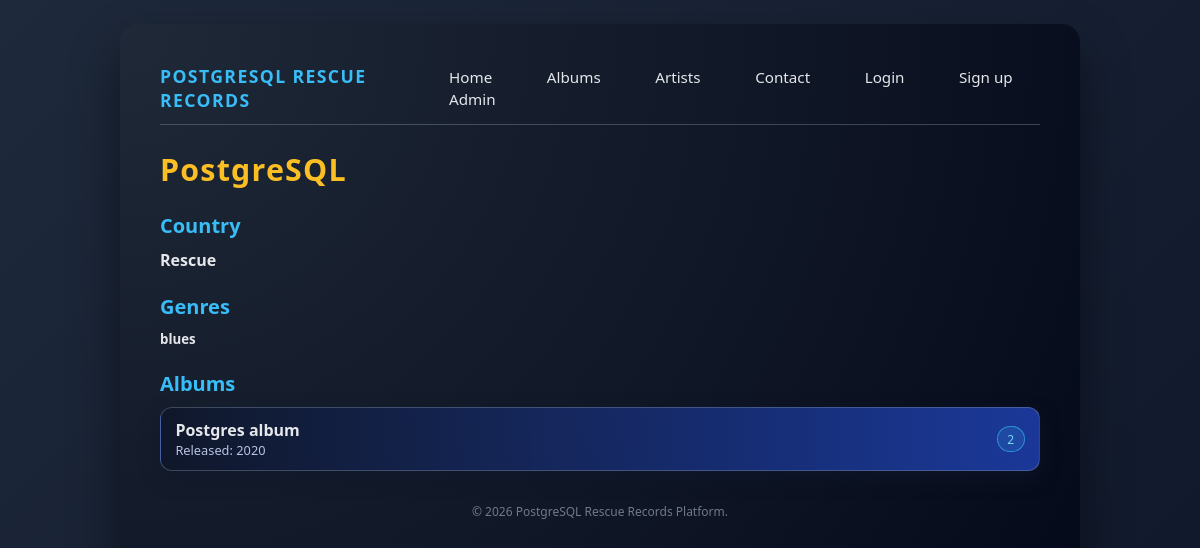
The app's page /artists/2/ with its own data.
### music_library/models.py (models this page shows, shortened)
class Artist(models.Model):
    name = models.CharField(max_length=100)
    country = models.CharField(max_length=100, blank=True)
    genre = models.ManyToManyField(Genre, related_name='Artists')

class Genre(models.Model):
    name = models.CharField(max_length=100, unique=True)

class Album(models.Model):
    artist = models.ForeignKey(Artist, on_delete=models.CASCADE, related_name='Albums')
    title = models.CharField(max_length=100)
    release_Year = models.PositiveIntegerField(blank=True, null=True)
    is_Concept_Album = models.BooleanField(default=False)

### music_library/views.py (the view)
# urls.py: path('artists/<int:pk>/', ml_views.ArtistDetailView.as_view(), name='artist_detail'),
class ArtistDetailView(DetailView):
    model = Artist
    template_name = "music_library/artist_detail.html"
    context_object_name = "artist"
    def get_queryset(self):
        return super().get_queryset().prefetch_related('genre', 'Albums')
    def get_context_data(self, **kwargs):
        context = super().get_context_data(**kwargs)
        context['albums'] = self.object.Albums.all()
        return context

### music_library/templates/music_library/artist_detail.html (shortened to what this page needs)
{% extends "core/base.html" %}
{% block content %}
    <h1>{{ artist.name }}</h1>
    <h2>Country </h2>
    <h4>{{ artist.country }}</h4>
    <h2>Genres</h2>
    {% for genre in artist.genre.all %}
        <h5>{{ genre.name }}</h5>
    {% empty %}
        <h5>No genres</h5>
    {% endfor %}
    <h2>Albums</h2>
    {% if artist.Albums.all %}
        <ul class="album-list">
            {% for album in artist.Albums.all %}
                <li>
                    <div class="album-main">
                        <div class="album-title">
                            <a href="{% url 'album_detail' album.pk %}">
                                {{ album.title }}
                            </a>
                        </div>
                        <div class="album-meta">
                            Released: {{ album.release_Year }}
                        </div>
                    </div>
                    <span class="badge">
                        {{ album.pk }}
                    </span>
                </li>
            {% endfor %}
        </ul>
    {% else %}
        <p>This artist has no albums yet.</p>
    {% endif %}
{% endblock %}

### core/static/css/main.css (style rules this page uses)
body { font-family: Arial, sans-serif; margin: 0; padding: 0 1.5rem 2rem; }
h1 { margin-top: 1rem; }
h2 { margin-top: 1.5rem; }
* { margin: 0; padding: 0; box-sizing: border-box; }
html, body { height: 100%; }
body { font-family: system-ui, -apple-system, BlinkMacSystemFont, "Segoe UI", Roboto, sans-serif; background: linear-gradient(135deg, #1e293b, #0f172a); color: #e5e7eb; display: flex; justify-content: center; }
h1 { margin-top: 0.5rem; margin-bottom: 0.5rem; font-size: 1.9rem; color: #fbbf24; letter-spacing: 0.04em; }
h2 { margin-top: 1.4rem; margin-bottom: 0.6rem; font-size: 1.25rem; color: #38bdf8; }
.album-list { list-style: none; margin-top: 0.3rem; }
.album-list li { background: linear-gradient(90deg, rgba(15, 23, 42, 0.9), rgba(30, 64, 175, 0.85)); border-radius: 12px; padding: 0.7rem 0.9rem; margin-bottom: 0.65rem; border: 1px solid rgba(148, 163, 184, 0.35); box-shadow: 0 8px 18px rgba(15, 23, 42, 0.6); display: flex; justify-content: space-between; align-items: center; }
.album-main { display: flex; flex-direction: column }
.album-title { font-weight: 600; color: #e5e7eb; }
.album-title a { color: inherit; text-decoration: none; }
.album-meta { font-size: 0.8rem; color: #cbd5f5; opacity: 0.9; }
.badge { padding: 0.2rem 0.6rem; border-radius: 999px; font-size: 0.75rem; background: rgba(56, 189, 248, 0.15); color: #7dd3fc; border: 1px solid rgba(56, 189, 248, 0.6); }

### records on screen
Artist: name "PostgreSQL", country "Rescue"
Genre: name "blues"
Album: title "Postgres album", release_Year "2020", pk "2"
